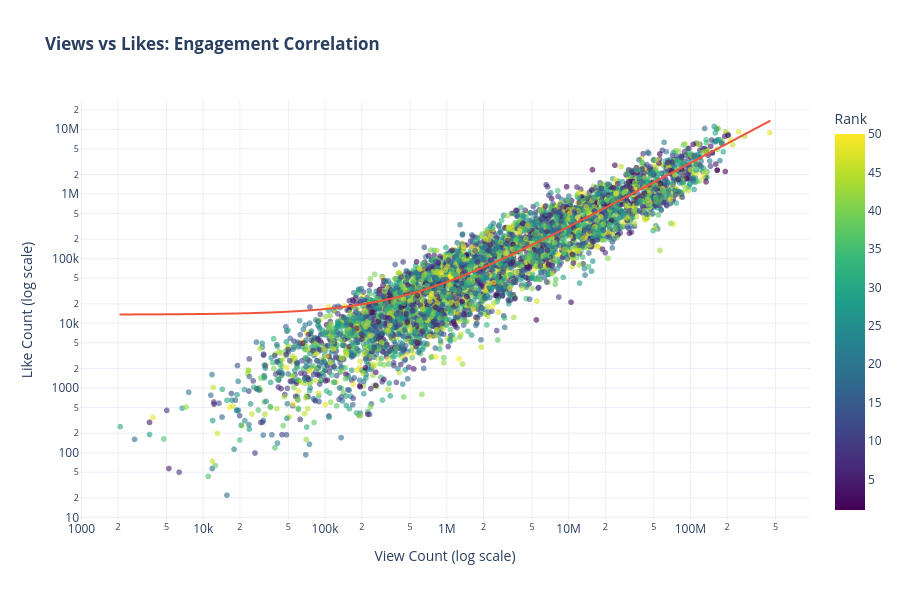
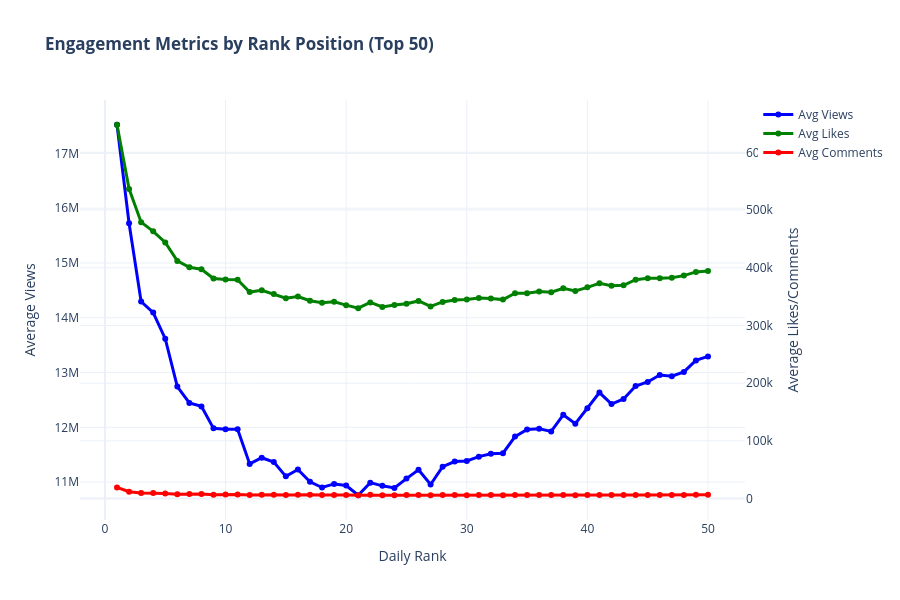

Source (notebook cell) for these figures, in order:
### Code cell
# ============================================
# 17. VISUALIZATION PART 3: ENGAGEMENT ANALYSIS
# ============================================

print("="*80)
print("❤️ ENGAGEMENT VISUALIZATIONS")
print("="*80)

# Prepare engagement data (sample for efficiency)
engagement_sample = df.select(
    'video_id', 'view_count', 'like_count', 'comment_count', 'daily_rank'
).sample(False, 0.01).toPandas()

# Calculate engagement ratios
engagement_sample['like_ratio'] = (engagement_sample['like_count'] / engagement_sample['view_count'] * 100).replace([np.inf, -np.inf], np.nan).fillna(0)
engagement_sample['comment_ratio'] = (engagement_sample['comment_count'] / engagement_sample['view_count'] * 100).replace([np.inf, -np.inf], np.nan).fillna(0)

print(f"📊 Engagement data: {len(engagement_sample):,} video samples")

# === Chart 1: Views vs Likes Scatter Plot ===
# Sample data for visualization (max 5000 points for performance)
sample_size = 5000 if len(engagement_sample) > 5000 else len(engagement_sample)
scatter_data = engagement_sample.sample(n=sample_size, random_state=42)

# Create scatter plot with trendline
try:
    fig = px.scatter(
        scatter_data,
        x='view_count',
        y='like_count',
        color='daily_rank',
        title='<b>Views vs Likes: Engagement Correlation</b>',
        labels={'view_count': 'View Count', 'like_count': 'Like Count', 'daily_rank': 'Rank'},
        opacity=0.6,
        color_continuous_scale='Viridis',
        trendline='ols'
    )
    print("✅ Trendline (OLS regression) added")
except Exception as e:
    # Fallback without trendline if statsmodels not available
    print(f"⚠️ Creating chart without trendline (statsmodels may need to be installed)")
    fig = px.scatter(
        scatter_data,
        x='view_count',
        y='like_count',
        color='daily_rank',
        title='<b>Views vs Likes: Engagement Correlation</b>',
        labels={'view_count': 'View Count', 'like_count': 'Like Count', 'daily_rank': 'Rank'},
        opacity=0.6,
        color_continuous_scale='Viridis'
    )

fig.update_layout(height=600)
fig.update_xaxes(type='log', title='View Count (log scale)')
fig.update_yaxes(type='log', title='Like Count (log scale)')
fig.show()
print("✅ Chart 1: Views vs Likes Correlation")

# === Chart 2: Correlation Heatmap ===
correlation_data = engagement_sample[['view_count', 'like_count', 'comment_count', 'daily_rank']].corr()

plt.figure(figsize=(10, 8))
sns.heatmap(
    correlation_data,
    annot=True,
    fmt='.3f',
    cmap='coolwarm',
    center=0,
    square=True,
    linewidths=2,
    cbar_kws={'label': 'Correlation Coefficient'}
)
plt.title('Engagement Metrics Correlation Heatmap', fontsize=14, fontweight='bold', pad=20)
plt.tight_layout()
plt.show()
print("✅ Chart 2: Correlation Heatmap")

# === Chart 3: Engagement Ratio Distribution ===
fig, (ax1, ax2) = plt.subplots(1, 2, figsize=(16, 6))

# Like Ratio Distribution
like_ratio_clean = engagement_sample[engagement_sample['like_ratio'] <= 20]['like_ratio']
ax1.hist(like_ratio_clean, bins=50, color='skyblue', edgecolor='black', alpha=0.7)
ax1.axvline(like_ratio_clean.mean(), color='red', linestyle='--', linewidth=2, 
            label=f'Mean: {like_ratio_clean.mean():.2f}%')
ax1.axvline(like_ratio_clean.median(), color='green', linestyle='--', linewidth=2,
            label=f'Median: {like_ratio_clean.median():.2f}%')
ax1.set_xlabel('Like Ratio (%)', fontsize=12, fontweight='bold')
ax1.set_ylabel('Frequency', fontsize=12, fontweight='bold')
ax1.set_title('Like Ratio Distribution (Likes/Views × 100)', fontsize=14, fontweight='bold')
ax1.legend()
ax1.grid(alpha=0.3)

# Comment Ratio Distribution
comment_ratio_clean = engagement_sample[engagement_sample['comment_ratio'] <= 5]['comment_ratio']
ax2.hist(comment_ratio_clean, bins=50, color='coral', edgecolor='black', alpha=0.7)
ax2.axvline(comment_ratio_clean.mean(), color='red', linestyle='--', linewidth=2,
            label=f'Mean: {comment_ratio_clean.mean():.3f}%')
ax2.axvline(comment_ratio_clean.median(), color='green', linestyle='--', linewidth=2,
            label=f'Median: {comment_ratio_clean.median():.3f}%')
ax2.set_xlabel('Comment Ratio (%)', fontsize=12, fontweight='bold')
ax2.set_ylabel('Frequency', fontsize=12, fontweight='bold')
ax2.set_title('Comment Ratio Distribution (Comments/Views × 100)', fontsize=14, fontweight='bold')
ax2.legend()
ax2.grid(alpha=0.3)

plt.tight_layout()
plt.show()
print("✅ Chart 3: Engagement Ratio Distributions")

# === Chart 4: Engagement by Rank Position ===
rank_engagement = df.groupBy('daily_rank').agg(
    avg('view_count').alias('avg_views'),
    avg('like_count').alias('avg_likes'),
    avg('comment_count').alias('avg_comments'),
    count('*').alias('total_videos')
).filter(col('daily_rank') <= 50).orderBy('daily_rank').toPandas()

fig = go.Figure()
fig.add_trace(go.Scatter(x=rank_engagement['daily_rank'], y=rank_engagement['avg_views'],
                         mode='lines+markers', name='Avg Views', line=dict(width=3, color='blue')))
fig.add_trace(go.Scatter(x=rank_engagement['daily_rank'], y=rank_engagement['avg_likes'],
                         mode='lines+markers', name='Avg Likes', line=dict(width=3, color='green'),
                         yaxis='y2'))
fig.add_trace(go.Scatter(x=rank_engagement['daily_rank'], y=rank_engagement['avg_comments'],
                         mode='lines+markers', name='Avg Comments', line=dict(width=3, color='red'),
                         yaxis='y2'))

fig.update_layout(
    title='<b>Engagement Metrics by Rank Position (Top 50)</b>',
    xaxis=dict(title='Daily Rank'),
    yaxis=dict(title='Average Views', side='left'),
    yaxis2=dict(title='Average Likes/Comments', side='right', overlaying='y'),
    height=600,
    hovermode='x unified'
)
fig.show()
print("✅ Chart 4: Engagement by Rank Position")

print("\n" + "="*80)

### Figure 1 — Plotly figure (JSON) as saved in the notebook; plotly's stock layout.template omitted (floating-point values rounded to 4 significant figures; data arrays with more than 128 entries replaced by an {"elided": "..."} marker saying what was removed)
{"data": [{"hovertemplate": "View Count=%{x}<br>Like Count=%{y}<br>Rank=%{marker.color}<extra></extra>", "legendgroup": "", "marker": {"color": {"elided": "5000 int values"}, "coloraxis": "coloraxis", "opacity": 0.6, "symbol": "circle"}, "mode": "markers", "name": "", "showlegend": false, "type": "scattergl", "x": {"elided": "5000 int values"}, "xaxis": "x", "y": {"elided": "5000 int values"}, "yaxis": "y"}, {"hovertemplate": "<b>OLS trendline</b><br>like_count = 0.0298986 * view_count + 13644.7<br>R<sup>2</sup>=0.757593<br><br>View Count=%{x}<br>Like Count=%{y} <b>(trend)</b><extra></extra>", "legendgroup": "", "marker": {"symbol": "circle"}, "mode": "lines", "name": "", "showlegend": false, "type": "scattergl", "x": {"elided": "5000 int values"}, "xaxis": "x", "y": {"elided": "5000 float values"}, "yaxis": "y"}], "layout": {"coloraxis": {"colorbar": {"title": {"text": "Rank"}}, "colorscale": [[0, "#440154"], [0.1111, "#482878"], [0.2222, "#3e4989"], [0.3333, "#31688e"], [0.4444, "#26828e"], [0.5556, "#1f9e89"], [0.6667, "#35b779"], [0.7778, "#6ece58"], [0.8889, "#b5de2b"], [1, "#fde725"]]}, "height": 600, "legend": {"tracegroupgap": 0}, "title": {"text": "<b>Views vs Likes: Engagement Correlation</b>"}, "xaxis": {"anchor": "y", "domain": [0, 1], "title": {"text": "View Count (log scale)"}, "type": "log"}, "yaxis": {"anchor": "x", "domain": [0, 1], "title": {"text": "Like Count (log scale)"}, "type": "log"}}}

### Figure 2 — Plotly figure (JSON) as saved in the notebook; plotly's stock layout.template omitted (floating-point values rounded to 4 significant figures)
{"data": [{"line": {"color": "blue", "width": 3}, "mode": "lines+markers", "name": "Avg Views", "type": "scatter", "x": [1, 2, 3, 4, 5, 6, 7, 8, 9, 10, 11, 12, 13, 14, 15, 16, 17, 18, 19, 20, 21, 22, 23, 24, 25, 26, 27, 28, 29, 30, 31, 32, 33, 34, 35, 36, 37, 38, 39, 40, 41, 42, 43, 44, 45, 46, 47, 48, 49, 50], "y": [17520000.0, 15720000.0, 14290000.0, 14090000.0, 13620000.0, 12750000.0, 12450000.0, 12380000.0, 11980000.0, 11960000.0, 11970000.0, 11330000.0, 11450000.0, 11370000.0, 11110000.0, 11230000.0, 11010000.0, 10900000.0, 10970000.0, 10940000.0, 10760000.0, 10990000.0, 10930000.0, 10890000.0, 11060000.0, 11230000.0, 10960000.0, 11280000.0, 11380000.0, 11390000.0, 11470000.0, 11520000.0, 11530000.0, 11830000.0, 11960000.0, 11970000.0, 11930000.0, 12230000.0, 12070000.0, 12350000.0, 12640000.0, 12430000.0, 12520000.0, 12750000.0, 12830000.0, 12960000.0, 12930000.0, 13010000.0, 13220000.0, 13290000.0]}, {"line": {"color": "green", "width": 3}, "mode": "lines+markers", "name": "Avg Likes", "type": "scatter", "x": [1, 2, 3, 4, 5, 6, 7, 8, 9, 10, 11, 12, 13, 14, 15, 16, 17, 18, 19, 20, 21, 22, 23, 24, 25, 26, 27, 28, 29, 30, 31, 32, 33, 34, 35, 36, 37, 38, 39, 40, 41, 42, 43, 44, 45, 46, 47, 48, 49, 50], "y": [647800.0, 536700.0, 479000.0, 463100.0, 443800.0, 411900.0, 400800.0, 397500.0, 381400.0, 379500.0, 379300.0, 357900.0, 360900.0, 354500.0, 347200.0, 350100.0, 342900.0, 339500.0, 341000.0, 335200.0, 329900.0, 339900.0, 332100.0, 335300.0, 337800.0, 342500.0, 333000.0, 340800.0, 344200.0, 344900.0, 347500.0, 346600.0, 344800.0, 355800.0, 355800.0, 358800.0, 357500.0, 364300.0, 359800.0, 366100.0, 373100.0, 369000.0, 369600.0, 379300.0, 381800.0, 381900.0, 382800.0, 386400.0, 392800.0, 394300.0], "yaxis": "y2"}, {"line": {"color": "red", "width": 3}, "mode": "lines+markers", "name": "Avg Comments", "type": "scatter", "x": [1, 2, 3, 4, 5, 6, 7, 8, 9, 10, 11, 12, 13, 14, 15, 16, 17, 18, 19, 20, 21, 22, 23, 24, 25, 26, 27, 28, 29, 30, 31, 32, 33, 34, 35, 36, 37, 38, 39, 40, 41, 42, 43, 44, 45, 46, 47, 48, 49, 50], "y": [19330.0, 11880.0, 9699.0, 9497.0, 8846.0, 7543.0, 8021.0, 7843.0, 6823.0, 7310.0, 7160.0, 6349.0, 6761.0, 6687.0, 6239.0, 6701.0, 6695.0, 6041.0, 6398.0, 6259.0, 5814.0, 6471.0, 6014.0, 5966.0, 6047.0, 6198.0, 5856.0, 6149.0, 6175.0, 5877.0, 6365.0, 6161.0, 5797.0, 6354.0, 6092.0, 6057.0, 6306.0, 6254.0, 5929.0, 6208.0, 6206.0, 6101.0, 6446.0, 6432.0, 6185.0, 6373.0, 6354.0, 6336.0, 6610.0, 6500.0], "yaxis": "y2"}], "layout": {"height": 600, "hovermode": "x unified", "title": {"text": "<b>Engagement Metrics by Rank Position (Top 50)</b>"}, "xaxis": {"title": {"text": "Daily Rank"}}, "yaxis": {"side": "left", "title": {"text": "Average Views"}}, "yaxis2": {"overlaying": "y", "side": "right", "title": {"text": "Average Likes/Comments"}}}}
